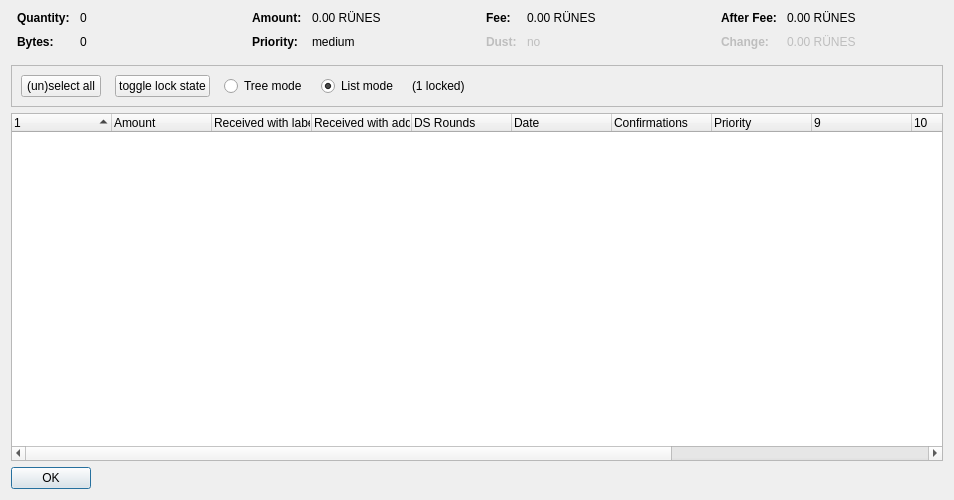
<?xml version="1.0" encoding="UTF-8"?>
<ui version="4.0">
 <class>CoinControlDialog</class>
 <widget class="QDialog" name="CoinControlDialog">
  <property name="geometry">
   <rect>
    <x>0</x>
    <y>0</y>
    <width>954</width>
    <height>500</height>
   </rect>
  </property>
  <property name="windowTitle">
   <string>Coin Selection</string>
  </property>
  <layout class="QVBoxLayout" name="verticalLayout">
   <item>
    <layout class="QHBoxLayout" name="horizontalLayoutTop" stretch="0,0,0,0">
     <property name="topMargin">
      <number>0</number>
     </property>
     <property name="bottomMargin">
      <number>10</number>
     </property>
     <item>
      <layout class="QFormLayout" name="formLayoutCoinControl1">
       <property name="horizontalSpacing">
        <number>10</number>
       </property>
       <property name="verticalSpacing">
        <number>10</number>
       </property>
       <property name="leftMargin">
        <number>6</number>
       </property>
       <property name="rightMargin">
        <number>6</number>
       </property>
       <item row="0" column="0">
        <widget class="QLabel" name="labelCoinControlQuantityText">
         <property name="font">
          <font>
           <weight>75</weight>
           <bold>true</bold>
          </font>
         </property>
         <property name="text">
          <string>Quantity:</string>
         </property>
        </widget>
       </item>
       <item row="0" column="1">
        <widget class="QLabel" name="labelCoinControlQuantity">
         <property name="cursor">
          <cursorShape>IBeamCursor</cursorShape>
         </property>
         <property name="contextMenuPolicy">
          <enum>Qt::ActionsContextMenu</enum>
         </property>
         <property name="text">
          <string notr="true">0</string>
         </property>
         <property name="textInteractionFlags">
          <set>Qt::LinksAccessibleByMouse|Qt::TextSelectableByKeyboard|Qt::TextSelectableByMouse</set>
         </property>
        </widget>
       </item>
       <item row="1" column="0">
        <widget class="QLabel" name="labelCoinControlBytesText">
         <property name="font">
          <font>
           <weight>75</weight>
           <bold>true</bold>
          </font>
         </property>
         <property name="text">
          <string>Bytes:</string>
         </property>
        </widget>
       </item>
       <item row="1" column="1">
        <widget class="QLabel" name="labelCoinControlBytes">
         <property name="cursor">
          <cursorShape>IBeamCursor</cursorShape>
         </property>
         <property name="contextMenuPolicy">
          <enum>Qt::ActionsContextMenu</enum>
         </property>
         <property name="text">
          <string notr="true">0</string>
         </property>
         <property name="textInteractionFlags">
          <set>Qt::LinksAccessibleByMouse|Qt::TextSelectableByKeyboard|Qt::TextSelectableByMouse</set>
         </property>
        </widget>
       </item>
      </layout>
     </item>
     <item>
      <layout class="QFormLayout" name="formLayoutCoinControl2">
       <property name="horizontalSpacing">
        <number>10</number>
       </property>
       <property name="verticalSpacing">
        <number>10</number>
       </property>
       <property name="leftMargin">
        <number>6</number>
       </property>
       <property name="rightMargin">
        <number>6</number>
       </property>
       <item row="0" column="0">
        <widget class="QLabel" name="labelCoinControlAmountText">
         <property name="font">
          <font>
           <weight>75</weight>
           <bold>true</bold>
          </font>
         </property>
         <property name="text">
          <string>Amount:</string>
         </property>
        </widget>
       </item>
       <item row="0" column="1">
        <widget class="QLabel" name="labelCoinControlAmount">
         <property name="cursor">
          <cursorShape>IBeamCursor</cursorShape>
         </property>
         <property name="contextMenuPolicy">
          <enum>Qt::ActionsContextMenu</enum>
         </property>
         <property name="text">
          <string notr="true">0.00 RÜNES</string>
         </property>
         <property name="textInteractionFlags">
          <set>Qt::LinksAccessibleByMouse|Qt::TextSelectableByKeyboard|Qt::TextSelectableByMouse</set>
         </property>
        </widget>
       </item>
       <item row="1" column="0">
        <widget class="QLabel" name="labelCoinControlPriorityText">
         <property name="font">
          <font>
           <weight>75</weight>
           <bold>true</bold>
          </font>
         </property>
         <property name="text">
          <string>Priority:</string>
         </property>
        </widget>
       </item>
       <item row="1" column="1">
        <widget class="QLabel" name="labelCoinControlPriority">
         <property name="cursor">
          <cursorShape>IBeamCursor</cursorShape>
         </property>
         <property name="contextMenuPolicy">
          <enum>Qt::ActionsContextMenu</enum>
         </property>
         <property name="text">
          <string>medium</string>
         </property>
         <property name="textInteractionFlags">
          <set>Qt::LinksAccessibleByMouse|Qt::TextSelectableByKeyboard|Qt::TextSelectableByMouse</set>
         </property>
        </widget>
       </item>
      </layout>
     </item>
     <item>
      <layout class="QFormLayout" name="formLayoutCoinControl3">
       <property name="horizontalSpacing">
        <number>10</number>
       </property>
       <property name="verticalSpacing">
        <number>10</number>
       </property>
       <property name="leftMargin">
        <number>6</number>
       </property>
       <property name="rightMargin">
        <number>6</number>
       </property>
       <item row="0" column="0">
        <widget class="QLabel" name="labelCoinControlFeeText">
         <property name="font">
          <font>
           <weight>75</weight>
           <bold>true</bold>
          </font>
         </property>
         <property name="text">
          <string>Fee:</string>
         </property>
        </widget>
       </item>
       <item row="0" column="1">
        <widget class="QLabel" name="labelCoinControlFee">
         <property name="cursor">
          <cursorShape>IBeamCursor</cursorShape>
         </property>
         <property name="contextMenuPolicy">
          <enum>Qt::ActionsContextMenu</enum>
         </property>
         <property name="text">
          <string notr="true">0.00 RÜNES</string>
         </property>
         <property name="textInteractionFlags">
          <set>Qt::LinksAccessibleByMouse|Qt::TextSelectableByKeyboard|Qt::TextSelectableByMouse</set>
         </property>
        </widget>
       </item>
       <item row="1" column="0">
        <widget class="QLabel" name="labelCoinControlLowOutputText">
         <property name="enabled">
          <bool>false</bool>
         </property>
         <property name="font">
          <font>
           <weight>75</weight>
           <bold>true</bold>
          </font>
         </property>
         <property name="text">
          <string>Dust:</string>
         </property>
        </widget>
       </item>
       <item row="1" column="1">
        <widget class="QLabel" name="labelCoinControlLowOutput">
         <property name="enabled">
          <bool>false</bool>
         </property>
         <property name="cursor">
          <cursorShape>IBeamCursor</cursorShape>
         </property>
         <property name="contextMenuPolicy">
          <enum>Qt::ActionsContextMenu</enum>
         </property>
         <property name="text">
          <string>no</string>
         </property>
         <property name="textInteractionFlags">
          <set>Qt::LinksAccessibleByMouse|Qt::TextSelectableByKeyboard|Qt::TextSelectableByMouse</set>
         </property>
        </widget>
       </item>
      </layout>
     </item>
     <item>
      <layout class="QFormLayout" name="formLayoutCoinControl4">
       <property name="horizontalSpacing">
        <number>10</number>
       </property>
       <property name="verticalSpacing">
        <number>10</number>
       </property>
       <property name="leftMargin">
        <number>6</number>
       </property>
       <property name="rightMargin">
        <number>6</number>
       </property>
       <item row="0" column="0">
        <widget class="QLabel" name="labelCoinControlAfterFeeText">
         <property name="font">
          <font>
           <weight>75</weight>
           <bold>true</bold>
          </font>
         </property>
         <property name="text">
          <string>After Fee:</string>
         </property>
        </widget>
       </item>
       <item row="0" column="1">
        <widget class="QLabel" name="labelCoinControlAfterFee">
         <property name="cursor">
          <cursorShape>IBeamCursor</cursorShape>
         </property>
         <property name="contextMenuPolicy">
          <enum>Qt::ActionsContextMenu</enum>
         </property>
         <property name="text">
          <string notr="true">0.00 RÜNES</string>
         </property>
         <property name="textInteractionFlags">
          <set>Qt::LinksAccessibleByMouse|Qt::TextSelectableByKeyboard|Qt::TextSelectableByMouse</set>
         </property>
        </widget>
       </item>
       <item row="1" column="0">
        <widget class="QLabel" name="labelCoinControlChangeText">
         <property name="enabled">
          <bool>false</bool>
         </property>
         <property name="font">
          <font>
           <weight>75</weight>
           <bold>true</bold>
          </font>
         </property>
         <property name="text">
          <string>Change:</string>
         </property>
        </widget>
       </item>
       <item row="1" column="1">
        <widget class="QLabel" name="labelCoinControlChange">
         <property name="enabled">
          <bool>false</bool>
         </property>
         <property name="cursor">
          <cursorShape>IBeamCursor</cursorShape>
         </property>
         <property name="contextMenuPolicy">
          <enum>Qt::ActionsContextMenu</enum>
         </property>
         <property name="text">
          <string notr="true">0.00 RÜNES</string>
         </property>
         <property name="textInteractionFlags">
          <set>Qt::LinksAccessibleByMouse|Qt::TextSelectableByKeyboard|Qt::TextSelectableByMouse</set>
         </property>
        </widget>
       </item>
      </layout>
     </item>
    </layout>
   </item>
   <item>
    <widget class="QFrame" name="frame">
     <property name="minimumSize">
      <size>
       <width>0</width>
       <height>40</height>
      </size>
     </property>
     <property name="frameShape">
      <enum>QFrame::StyledPanel</enum>
     </property>
     <property name="frameShadow">
      <enum>QFrame::Sunken</enum>
     </property>
     <layout class="QHBoxLayout" name="horizontalLayout">
      <item>
       <layout class="QHBoxLayout" name="horizontalLayoutPanel" stretch="0,0,0,0,0,0">
        <property name="spacing">
         <number>14</number>
        </property>
        <item>
         <widget class="QPushButton" name="pushButtonSelectAll">
          <property name="sizePolicy">
           <sizepolicy hsizetype="Maximum" vsizetype="Fixed">
            <horstretch>0</horstretch>
            <verstretch>0</verstretch>
           </sizepolicy>
          </property>
          <property name="text">
           <string>(un)select all</string>
          </property>
          <property name="autoDefault">
           <bool>false</bool>
          </property>
         </widget>
        </item>
        <item>
         <widget class="QPushButton" name="pushButtonToggleLock">
          <property name="sizePolicy">
           <sizepolicy hsizetype="Maximum" vsizetype="Fixed">
            <horstretch>0</horstretch>
            <verstretch>0</verstretch>
           </sizepolicy>
          </property>
          <property name="text">
           <string>toggle lock state</string>
          </property>
          <property name="autoDefault">
           <bool>false</bool>
          </property>
         </widget>
        </item>
        <item>
         <widget class="QRadioButton" name="radioTreeMode">
          <property name="sizePolicy">
           <sizepolicy hsizetype="Maximum" vsizetype="Fixed">
            <horstretch>0</horstretch>
            <verstretch>0</verstretch>
           </sizepolicy>
          </property>
          <property name="text">
           <string>Tree mode</string>
          </property>
         </widget>
        </item>
        <item>
         <widget class="QRadioButton" name="radioListMode">
          <property name="sizePolicy">
           <sizepolicy hsizetype="Maximum" vsizetype="Fixed">
            <horstretch>0</horstretch>
            <verstretch>0</verstretch>
           </sizepolicy>
          </property>
          <property name="text">
           <string>List mode</string>
          </property>
          <property name="checked">
           <bool>true</bool>
          </property>
         </widget>
        </item>
        <item>
         <widget class="QLabel" name="labelLocked">
          <property name="text">
           <string>(1 locked)</string>
          </property>
         </widget>
        </item>
        <item>
         <spacer name="horizontalSpacer">
          <property name="orientation">
           <enum>Qt::Horizontal</enum>
          </property>
          <property name="sizeHint" stdset="0">
           <size>
            <width>40</width>
            <height>20</height>
           </size>
          </property>
         </spacer>
        </item>
       </layout>
      </item>
     </layout>
    </widget>
   </item>
   <item>
    <widget class="CoinControlTreeWidget" name="treeWidget">
     <property name="contextMenuPolicy">
      <enum>Qt::CustomContextMenu</enum>
     </property>
     <property name="sortingEnabled">
      <bool>false</bool>
     </property>
     <property name="columnCount">
      <number>13</number>
     </property>
     <attribute name="headerShowSortIndicator" stdset="0">
      <bool>true</bool>
     </attribute>
     <attribute name="headerStretchLastSection">
      <bool>false</bool>
     </attribute>
     <column>
      <property name="text">
       <string/>
      </property>
     </column>
     <column>
      <property name="text">
       <string>Amount</string>
      </property>
     </column>
     <column>
      <property name="text">
       <string>Received with label</string>
      </property>
     </column>
     <column>
      <property name="text">
       <string>Received with address</string>
      </property>
     </column>
     <column>
      <property name="text">
       <string>DS Rounds</string>
      </property>
     </column>
     <column>
      <property name="text">
       <string>Date</string>
      </property>
     </column>
     <column>
      <property name="text">
       <string>Confirmations</string>
      </property>
      <property name="toolTip">
       <string>Confirmed</string>
      </property>
     </column>
     <column>
      <property name="text">
       <string>Priority</string>
      </property>
     </column>
     <column>
      <property name="text">
       <string/>
      </property>
     </column>
     <column>
      <property name="text">
       <string/>
      </property>
     </column>
     <column>
      <property name="text">
       <string/>
      </property>
     </column>
     <column>
      <property name="text">
       <string/>
      </property>
     </column>
     <column>
      <property name="text">
       <string/>
      </property>
     </column>
    </widget>
   </item>
   <item>
    <widget class="QDialogButtonBox" name="buttonBox">
     <property name="sizePolicy">
      <sizepolicy hsizetype="Maximum" vsizetype="Fixed">
       <horstretch>0</horstretch>
       <verstretch>0</verstretch>
      </sizepolicy>
     </property>
     <property name="orientation">
      <enum>Qt::Horizontal</enum>
     </property>
     <property name="standardButtons">
      <set>QDialogButtonBox::Ok</set>
     </property>
    </widget>
   </item>
  </layout>
 </widget>
 <customwidgets>
  <customwidget>
   <class>CoinControlTreeWidget</class>
   <extends>QTreeWidget</extends>
   <header>coincontroltreewidget.h</header>
  </customwidget>
 </customwidgets>
 <resources/>
 <connections/>
</ui>
